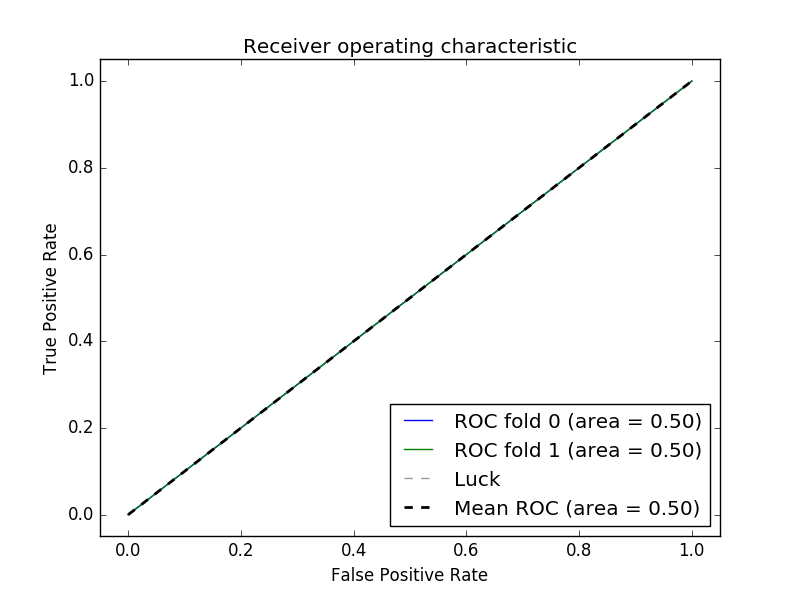

This figure's Python source:
#coding:utf-8
import json
import numpy as np
import matplotlib.pyplot as plt
from sklearn.cluster import KMeans
from sklearn.naive_bayes import GaussianNB
from sklearn.metrics import roc_curve, auc
from sklearn.cross_validation import StratifiedKFold
from sklearn import cross_validation
import sys
import os
from scipy import interp
reload(sys)
sys.setdefaultencoding('utf-8')
abspath = os.getcwd()


def writeMatrix(dataset, Path, coding = "utf-8"):
    for i in xrange(len(dataset)):
        temp = dataset[i]
        temp = [str(temp[j]) for j in xrange(len(temp))]
        temp = ",".join(temp)
        dataset[i] = temp
    string = "\n".join(dataset)
    f = open(Path, "a+")
    line = f.write(string+"\n")
    f.close()

def getData():
    file = open("data.json",'r')
    data = json.loads(file.read())
    file.close()
    data = data['data']
    # print type(data)
    y = ["C000008","C000022","C000010","C000016","C000007","C000014","C000024",
                "C000013","C000020","C000023"]#things_tag
    # print y
    X = []#to cluster
    Tag = []
    # print data[0],type(data[0])
    for i in range(len(data)):
        temp = []
        for j in range(len(y)):
            if data[i].has_key(y[j]):
                temp.append(data[i][y[j]])
            else:
                temp.append(0)
        X.append(temp)
        Tag.append(data[i]["user_crc"])
    return np.array(X),Tag


if __name__ == '__main__':
    # X = np.random.randint(5, size=(6, 100))
    # y = np.array([1, 2, 3, 4, 5, 6])
    # print X,y
    # clf = MultinomialNB()
    # clf.fit(X, y)
    # print(clf.predict(X[2:3]))
    # print X[2:3]
    X,Tag = getData()
    kmeans_model = KMeans(n_clusters = 2).fit(X)
    y = kmeans_model.labels_
    # print X,y
    # print list(y),len(y)
    cv = StratifiedKFold(y, n_folds=2)
    clf = GaussianNB()

    mean_tpr = 0.0
    mean_fpr = np.linspace(0, 1, 100)
    all_tpr = []


    for i, (train, test) in enumerate(cv):
        probas_ = clf.fit(X[train], y[train]).predict_proba(X[test])
        # print probas_
        # print "train:", y[train],len(y[train]), "test:", y[test],len(y[test])
        fpr, tpr, thresholds = roc_curve(y[test], probas_[:, 1])
        print fpr,tpr
        mean_tpr += interp(mean_fpr, fpr, tpr)
        mean_tpr[0] = 0.0 
        roc_auc = auc(fpr, tpr)
        # print roc_auc
        plt.plot(fpr, tpr, lw=1, label='ROC fold %d (area = %0.2f)' % (i, roc_auc))
    plt.plot([0, 1], [0, 1], '--', color=(0.6, 0.6, 0.6), label='Luck')
    mean_tpr /= len(cv)
    mean_tpr[-1] = 1.0
    mean_auc = auc(mean_fpr, mean_tpr)
    plt.plot(mean_fpr, mean_tpr, 'k--',
         label='Mean ROC (area = %0.2f)' % mean_auc, lw=2)
    plt.xlim([-0.05, 1.05])
    plt.ylim([-0.05, 1.05])
    plt.xlabel('False Positive Rate')
    plt.ylabel('True Positive Rate')
    plt.title('Receiver operating characteristic')
    plt.legend(loc="lower right")
    plt.show()
